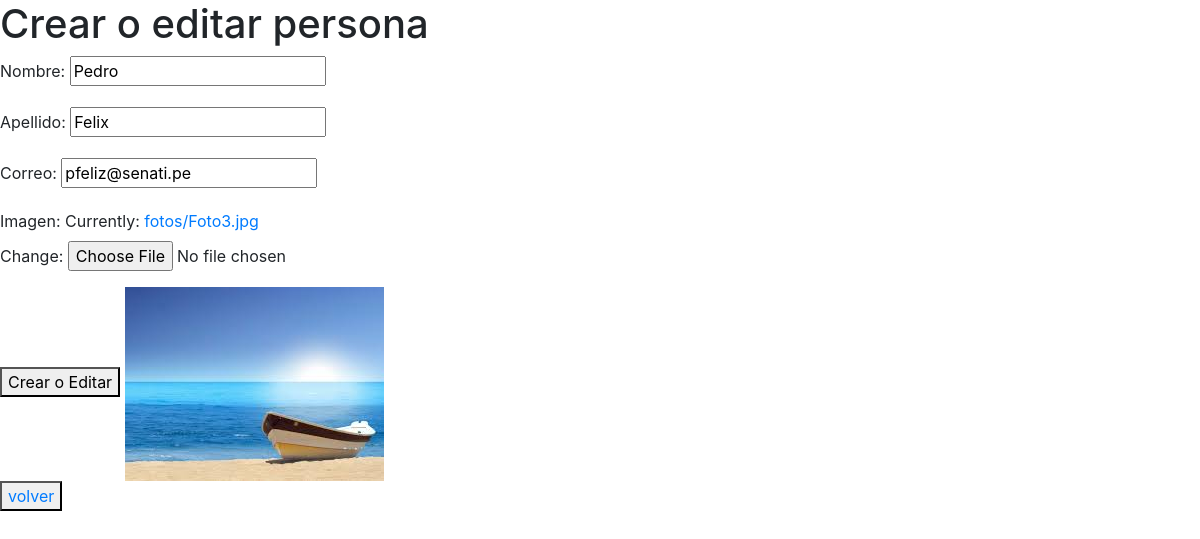
/editar_persona/4/, run on the app's committed database.
### catalog/models.py (models this page shows, shortened)
class Persona(models.Model): # models.Model permite heredar todo lo que tiene la libreria models
    id=models.AutoField(primary_key=True) # campo clave auto incrementable
    nombre=models.CharField(max_length=100) # campo tipo caracter
    apellido=models.CharField(max_length=120) # campo tipo caracter
    correo=models.CharField(max_length=200) # campo tipo caracter
    imagen=models.ImageField(upload_to="fotos",null=True)

### catalog/class_view.py (the view)
# urls.py: path('editar_persona/<int:pk>/',PersonaUpdate.as_view(),name='editar_persona'),
class PersonaUpdate(UpdateView):
    model=Persona
    form_class=PersonaForm
    template_name='crear_persona.html'
    success_url=reverse_lazy('index')

### catalog/forms.py
class PersonaForm(forms.ModelForm):
    class Meta:
        model=Persona # model alamcenara la clase  Persona
        fields='__all__' # all indica que se va a usar todos los campos de la clase Persona

### miproyecto/templates/crear_persona.html (shortened to what this page needs)
{% extends 'index.html' %}
{% load static %}
{% block cuerpo %}
<h1>Crear o editar persona</h1>
    <form method="post" enctype="multipart/form-data">
        {{form.as_p}}
        <button type="submit">Crear o Editar</button>
        <img src='{% static "imagenes/foto2.jpg" %}' alt="">
    </form>
    <button><a href="{% url 'index' %}">volver</a></button>
{% endblock cuerpo %}

### data on the page
Persona: nombre "Pedro", apellido "Felix", correo "pfeliz@senati.pe"
